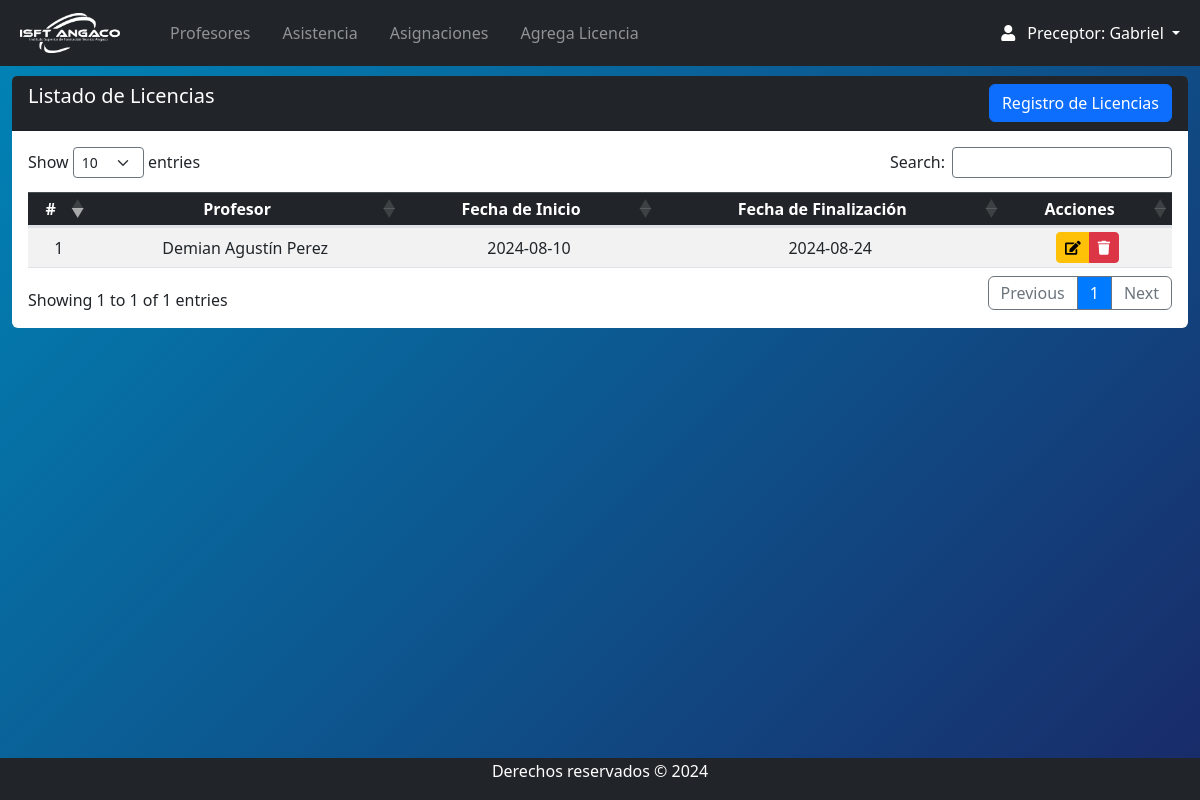
The app's page /Views/preceptor/licencia_index.php (signed in) with its own data.
### tables this page shows
CREATE TABLE `licencias` (
  `id` int(11) NOT NULL,
  `fechadeinicio` date NOT NULL,
  `fechadefin` date NOT NULL,
  `usuario_id` int(11) NOT NULL,
  `idtipos_licencias` int(11) NOT NULL,
  `etapa` varchar(15) DEFAULT 'Activo'
);

CREATE TABLE `usuarios` (
  `id_usuario` int(11) NOT NULL,
  `nombre` varchar(255) NOT NULL,
  `apellido` varchar(255) NOT NULL,
  `dni` varchar(20) NOT NULL,
  `celular` varchar(20) DEFAULT NULL,
  `correo` varchar(255) NOT NULL,
  `password` varchar(255) DEFAULT NULL,
  `direccion` text DEFAULT NULL,
  `foto` varchar(255) DEFAULT NULL,
  `cv` varchar(255) DEFAULT NULL,
  `fechadeingreso` date NOT NULL,
  `fechadebaja` date DEFAULT NULL,
  `etapa` enum('Activo','Inactivo') NOT NULL DEFAULT 'Activo',
  `id_rol` int(11) DEFAULT NULL
);

### Views/preceptor/licencia_index.php (the view, shortened to what this page needs)
<?php
require '../../conn/connection.php';
require 'navbar.php';
$SQl = "SELECT l.id , l.fechadeinicio, l.fechadefin, u.nombre AS nombre_profesor, u.apellido AS apellido_profesor
        FROM licencias l
        INNER JOIN usuarios u ON l.usuario_id = u.id_usuario
        WHERE l.etapa = 'Activo' AND u.id_rol = 2";
try {
    $resultado = $db->query($SQl);
} catch (PDOException $e) {
    echo "Error: " . $e->getMessage();
}
?>
<section class="content mt-3">
    <div class="row m-auto">
        <div class="col-sm">
            <div class="card rounded-2 border-0">
                <div class="card-header bg-dark text-white pb-0">
                    <h5 class="d-inline-block">Listado de Licencias</h5>
                    <a class="btn btn-primary float-right mb-2" href="licencia_crear.php">Registro de Licencias</a>
                </div>
                <div class="card-body table-responsive">
                    <table id="example" class="table table-striped table-sm" style="width:100%">
                        <thead class="table-dark">
                            <tr>
                                <th>#</th>
                                <th>Profesor</th>
                                <th>Fecha de Inicio</th>
                                <th>Fecha de Finalización</th>
                                <th>Acciones</th>
                            </tr>
                        </thead>
                        <tbody>
                            <?php
                            while ($filas = $resultado->fetch(PDO::FETCH_ASSOC)) {
                            ?>
                                <tr class="col-sm">
                                    <td><?php echo htmlspecialchars($filas['id'], ENT_QUOTES, 'UTF-8'); ?></td>
                                    <td><?php echo htmlspecialchars($filas['nombre_profesor'] . ' ' . $filas['apellido_profesor'], ENT_QUOTES, 'UTF-8'); ?></td>
                                    <td><?php echo htmlspecialchars($filas['fechadeinicio'], ENT_QUOTES, 'UTF-8'); ?></td>
                                    <td><?php echo htmlspecialchars($filas['fechadefin'], ENT_QUOTES, 'UTF-8'); ?></td>
                                    <td class="text-center">
                                        <div class="btn-group">
                                            <a href="licencia_edit.php?id=<?php echo htmlspecialchars($filas['id'], ENT_QUOTES, 'UTF-8'); ?>" class="btn btn-warning btn-sm" role="button">
                                                <i class="fas fa-edit"></i>
                                            </a>
                                            <a href="javascript:elimina_licencia(<?php echo htmlspecialchars($filas['id'], ENT_QUOTES, 'UTF-8'); ?>)" class="btn btn-danger btn-sm" title="Borrar" role="button">
                                                <i class="fas fa-trash"></i>
                                            </a>
                                        </div>
                                    </td>
                                </tr>
                            <?php
                            }
                            ?>
                        </tbody>
                    </table>
                </div>
            </div>
        </div>
    </div>
</section>
<?php
require("footer.php");
?>

### css/style.css (style rules this page uses)
body { position: relative; padding-bottom: 10px; min-height: 100vh; }
th, td { text-align: center !important; vertical-align: middle !important; }

### Views/preceptor/navbar.php (style rules this page uses)
body { background: linear-gradient(135deg,#0085b7, #192a68); }

### records on screen
licencias: id "1", usuario.apellido "Demian Agustín Perez", fechadeinicio "2024-08-10", fechadefin "2024-08-24"

### other values on screen
$_SESSION['nombre'] "Gabriel"
